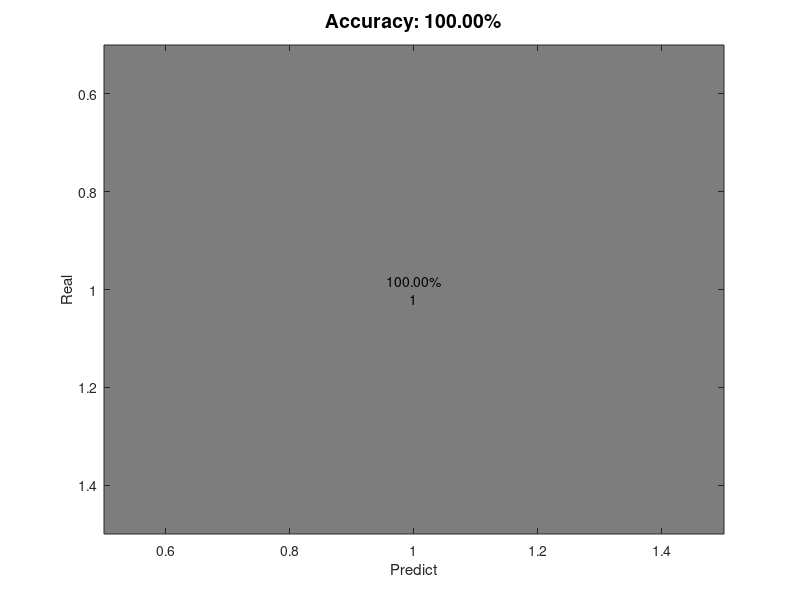

This figure's MATLAB source: (Note: this script raises an error after producing the figure.)
function plotConfMat(varargin)
%PLOTCONFMAT plots the confusion matrix with colorscale, absolute numbers
%   and precision normalized percentages
%
%   usage: 
%   PLOTCONFMAT(confmat) plots the confmat with integers 1 to n as class labels
%   PLOTCONFMAT(confmat, labels) plots the confmat with the specified labels
%
%   Vahe Tshitoyan
%   20/08/2017
%
%   Arguments
%   confmat:            a square confusion matrix
%   labels (optional):  vector of class labels

% number of arguments
switch (nargin)
    case 0
       confmat = 1;
       labels = {'1'};
    case 1
       confmat = varargin{1};
       labels = 1:size(confmat, 1);
    otherwise
       confmat = varargin{1};
       labels = varargin{2};
end

confmat(isnan(confmat))=0; % in case there are NaN elements
numlabels = size(confmat, 1); % number of labels

% calculate the percentage accuracies
confmat = confmat';
confpercent = 100*confmat./repmat(sum(confmat, 1),numlabels,1);
confpercent = confpercent';
confmat = confmat';

% plotting the colors
imagesc(confpercent);
title(sprintf('Accuracy: %.2f%%', 100*trace(confmat)/sum(confmat(:))), 'FontSize', 14);
ylabel('Real'); xlabel('Predict');

% set the colormap
colormap(flipud(gray));

% Create strings from the matrix values and remove spaces
textStrings = num2str([confpercent(:), confmat(:)], '%.2f%%\n%d\n');
textStrings = strtrim(cellstr(textStrings));

% Create x and y coordinates for the strings and plot them
[x,y] = meshgrid(1:numlabels);
hStrings = text(x(:),y(:),textStrings(:), ...
    'HorizontalAlignment','center');

% Get the middle value of the color range
midValue = mean(get(gca,'CLim'));

% Choose white or black for the text color of the strings so
% they can be easily seen over the background color
textColors = repmat(confpercent(:) > midValue,1,3);
set(hStrings,{'Color'},num2cell(textColors,2));

% Setting the axis labels
set(gca,'XTick',1:numlabels,...
    'XTickLabel',labels,...
    'YTick',1:numlabels,...
    'YTickLabel',labels,...
    'TickLength',[0 0]);
end